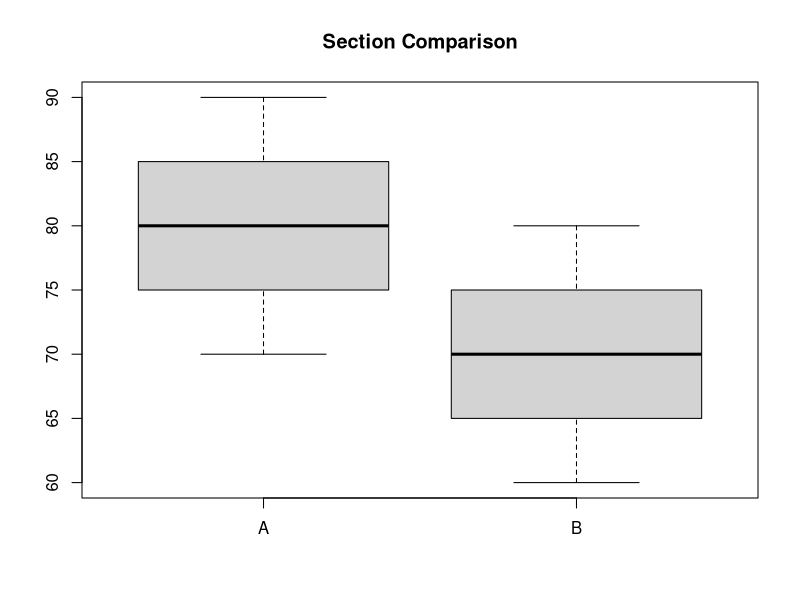

Recreate this plot in R.
A <- c(70,75,80,85,90)
B <- c(60,65,70,75,80)

mean(A)
mean(B)

boxplot(A,B,
main="Section Comparison",
names=c("A","B"))
